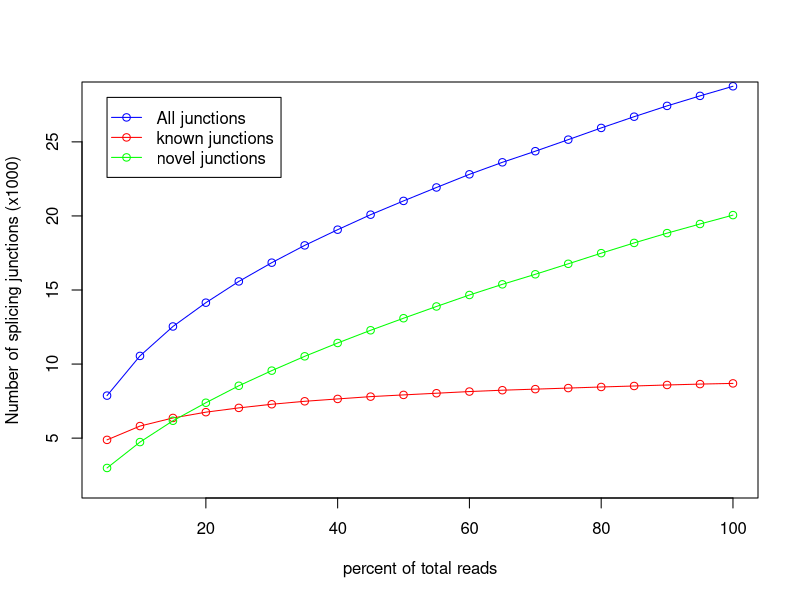

Recreate this plot in R.
pdf('qc_results/rseqc/star/junction_saturation.junctionSaturation_plot.pdf')
x=c(5,10,15,20,25,30,35,40,45,50,55,60,65,70,75,80,85,90,95,100)
y=c(4884,5816,6364,6754,7043,7288,7488,7647,7803,7919,8032,8145,8236,8308,8380,8454,8521,8589,8649,8696)
z=c(7871,10551,12538,14144,15579,16845,18012,19071,20084,21014,21921,22808,23619,24369,25149,25940,26699,27428,28104,28752)
w=c(2987,4735,6174,7390,8536,9557,10524,11424,12281,13095,13889,14663,15383,16061,16769,17486,18178,18839,19455,20056)
m=max(8,28,20)
n=min(4,7,2)
plot(x,z/1000,xlab='percent of total reads',ylab='Number of splicing junctions (x1000)',type='o',col='blue',ylim=c(n,m))
points(x,y/1000,type='o',col='red')
points(x,w/1000,type='o',col='green')
legend(5,28, legend=c("All junctions","known junctions", "novel junctions"),col=c("blue","red","green"),lwd=1,pch=1)
dev.off()
